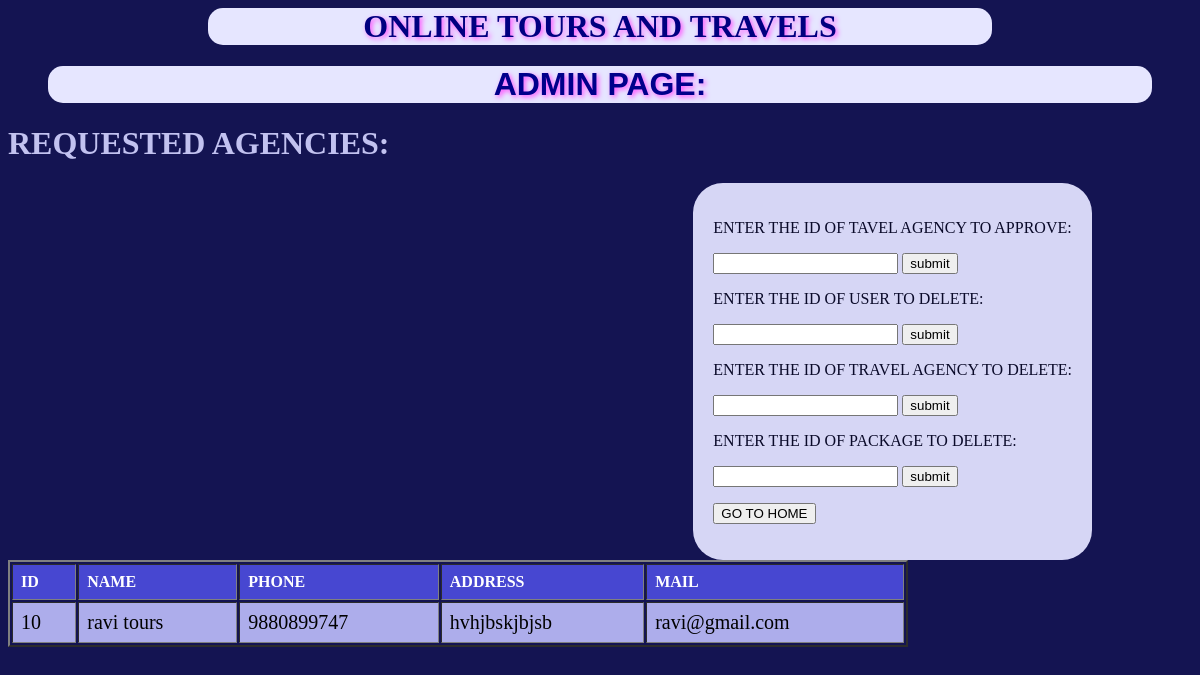
The page /project/query.php on the database its author committed.
### tables this page shows
CREATE TABLE `travel_agency` (
  `t_id` int(11) NOT NULL,
  `name` varchar(100) NOT NULL,
  `t_mail` varchar(20) NOT NULL,
  `t_password` varchar(20) NOT NULL,
  `phone` bigint(20) NOT NULL,
  `address` varchar(100) NOT NULL,
  `approval` int(11) NOT NULL DEFAULT '0'
);

### project/query.php (the view, shortened to what this page needs)
<?php
$link= mysqli_connect("localhost", "root","","pvg");
    $query = "SELECT  * FROM `travel_agency` WHERE `approval`=0";
            $result = mysqli_query($link, $query);
           echo"<h1 style=' background-color:#e6e6ff;
				font-family:georgia;
				color:#000080;
               text-align: center;
                 margin-right:200px;
				margin-left:200px;
				border-radius:15px;
                text-shadow: 2px 2px 5px #ff4dff;'> ONLINE TOURS AND TRAVELS</h1>";
        echo "<h1 style='  background-color:#e6e6ff;
				font-family:sans-serif;
				color:darkblue;
               margin-right:40px;
				margin-left:40px;
				border-radius:15px;
               text-align: center;
               text-shadow: 2px 2px 5px #ff4dff; '>ADMIN PAGE:</h1>";
            echo" <h1 style='font-family:platino;color:#c2c2f0;'>REQUESTED AGENCIES:</h1>";
            echo"<table border='2' >";
             echo "<tr>
    <th>ID</th>
    <th>NAME</th>
    <th>PHONE</th>
    <th>ADDRESS</th>
    <th>MAIL</th>
  </tr>";
    while($row = mysqli_fetch_assoc($result)) {
        echo"<tr>";
        echo"<td>{$row['t_id']}</td><td>{$row['name']}</td><td>{$row['phone']}</td><td>{$row['address']}</td><td>{$row['t_mail']}</td>";
        echo"</tr>";
    }
?>
<html>
<head>
</head>
 <body>
     <div id="log">
     <form method="post" action="query.php">
          <p >enter the id of tavel agency to approve:</p>
        <p> <input type="text" name="taid">
            <button class="log1" name="but">submit</button></p>
         <p>enter the id of user to delete:</p>
        <p> <input type="text" name="uid">
            <button class="log1" name="but">submit</button></p>
         <p>enter the id of travel agency to delete:</p>
        <p> <input type="text" name="tid" >
            <button class="log2" name="but">submit</button></p>
         <p>enter the id of package to delete:</p>
        <p> <input type="text" name="pid" >
            <button id="log3" name="but">submit</button></p>
         <p><input type="button" value="GO TO HOME" id="hom"></p>
         </form>
     </div>
    </body>
</html>

### project/query.php (style rules this page uses)
body { background-color: #141452; }
#log { background-color: #d6d6f5; color:#0a0a29; padding: 20px; border-radius: 30px; float:right; margin-right: 100px; font-family: georgia; text-transform: uppercase; }
table { border-collapse:separate; border-spacing: 2px; width:900px; }
td { text-align: left; padding: 8px; font-size: 20px; }
tr:nth-child(even) { background-color: #adadeb }
tr:nth-child(odd) { background-color: #7070db }
th { background-color: #4747d1; color: white; text-align: left; padding: 8px; }

### rows shown on the page
travel_agency: t_id "10", name "ravi tours", phone "9880899747", address "hvhjbskjbjsb", t_mail "ravi@gmail.com"
